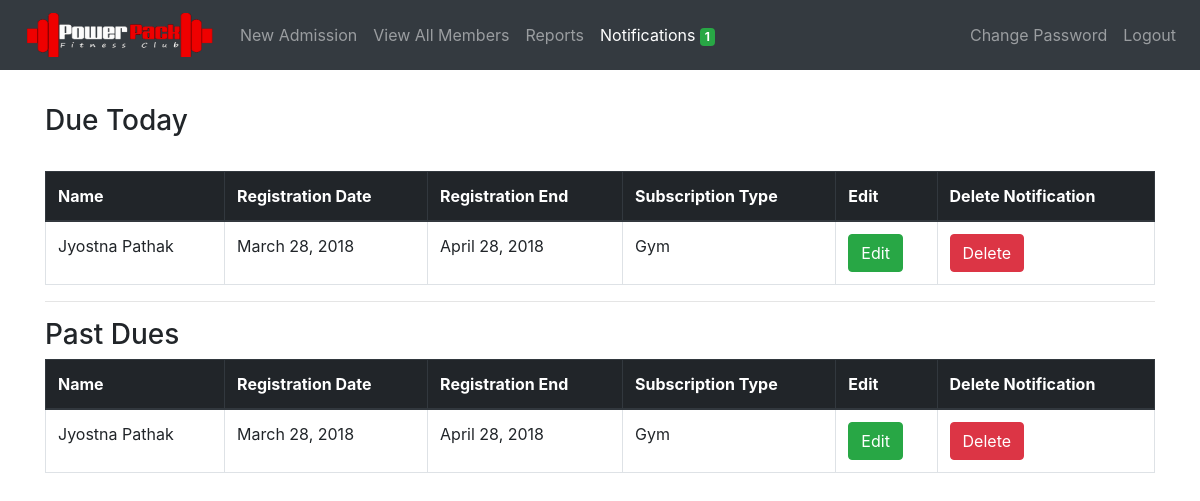
/notifications/ (signed in), run on an earlier commit of the app's database.
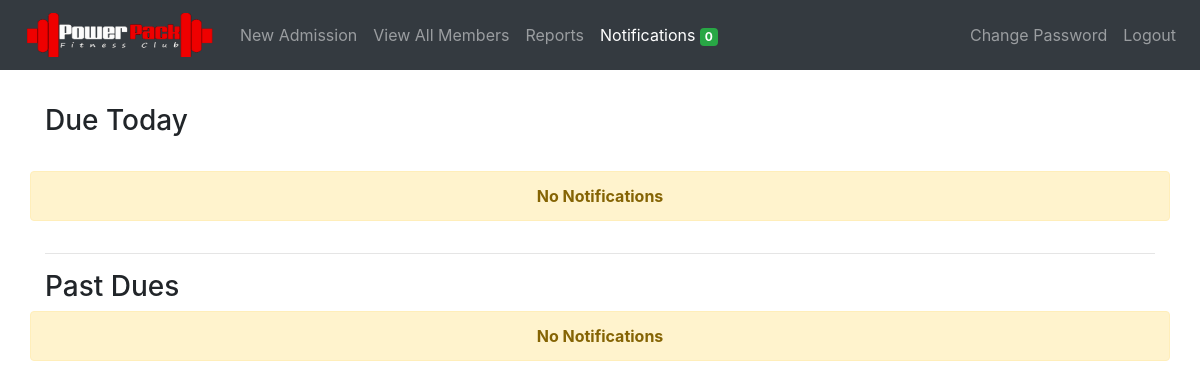
And on a later commit of the database.
### members/models.py (models this page shows, shortened)
class Member(models.Model):
	member_id = models.AutoField(primary_key=True)
	first_name = models.CharField(max_length=50)
	last_name = models.CharField(max_length=50)
	mobile_number = models.CharField(max_length=10, unique=True)
	email = models.EmailField(null=True, blank=True)
	address = models.CharField(max_length=300, blank=True)
	medical_history = models.CharField(max_length=300, blank=True, default='None')
	admitted_on = models.DateField(auto_now_add=True)
	registration_date = models.DateField()
	registration_upto = models.DateField()
	dob = models.DateField(default='dd/mm/yyyy')
	subscription_type  = models.CharField(
									max_length=30,
									choices=SUBSCRIPTION_TYPE_CHOICES,
									default=SUBSCRIPTION_TYPE_CHOICES[0][0])
	subscription_period = models.CharField(
									max_length=30,
									choices=SUBSCRIPTION_PERIOD_CHOICES,
									default=SUBSCRIPTION_PERIOD_CHOICES[0][0])
	amount = models.CharField(max_length=30)
	fee_status = models.CharField(
								max_length=30,
								choices=FEE_STATUS,
								default=FEE_STATUS[0][0])
	batch = models.CharField(
							max_length=30,
							choices=BATCH,
							default=BATCH[0][0])
	photo = models.FileField(upload_to='photos/', blank=True)
	notification = models.IntegerField(default=2, blank=True)

### notifications/views.py (the view)
# urls.py: path('notifications/', include('notifications.urls')),
def notifications(request):
    run_notifier()
    members_before = Member.objects.filter(
                                        registration_upto__lte=datetime.datetime.now(),
                                        notification=1)
    members_today = Member.objects.filter(
                                        registration_upto__gte=datetime.datetime.now(),
                                        registration_upto__lte=datetime.date.today() + datetime.timedelta(days=1),
                                        notification=1)
    pending = Member.objects.filter(fee_status='pending', notification=1)
    context = {
        'subs_end_today_count': get_notification_count(),
        'members_today': members_today,
        'members_before': members_before | pending,
    }
    return render(request, 'notifications.html', context)

### notifications/config.py (called while the page is built)
def get_notification_count():
    NOTIF_COUNT = Member.objects.filter(
        registration_upto__gte=datetime.datetime.now(),
        registration_upto__lte=datetime.date.today() + datetime.timedelta(days=2),
        notification=1).count()
    return NOTIF_COUNT

### notifications/templates/notifications.html
{% extends 'base.html' %}
{% block content %}
    <h3 style="margin-top: 3%; margin-bottom: 3%">Due Today</h3>
    {% if members_today %}
        <table class="table table-bordered">
            <thead class="thead-dark">
                <tr>
                    <th>Name</th>
                    <th>Registration Date</th>
                    <th>Registration End</th>
                    <th>Subscription Type</th>
                    <th>Edit</th>
                    <th>Delete Notification</th>
                </tr>
            </thead>
            <tbody>
                {% for member in members_today %}
                    <tr>
                        <td>{{ member.first_name }} {{ member.last_name }}</td>
                        <td>{{ member.registration_date }}</td>
                        <td>{{ member.registration_upto }}</td>
                        <td>{{ member.get_subscription_type_display }}</td>
                        <td>
                            <a href="/members/update/{{ member.member_id }}/"><button class="btn btn-success">Edit</button>
                            </a>
                        </td>
                        <td>
                            <a href="/notifications/delete/{{ member.member_id }}/"><button class="btn btn-danger">Delete</button>
                            </a>
                        </td>
                    </tr>
                {% endfor %}
            </tbody>
        </table>
    {% else %}
    <div class="row text-center">
        <div class="alert alert-warning col"> <strong>No Notifications</strong> </div>
    </div>
    {% endif %}
    <hr>
    <h3>Past Dues</h3>
    {% if members_before %}
    <table class="table table-bordered">
        <thead class="thead-dark">
            <tr>
                <th>Name</th>
                <th>Registration Date</th>
                <th>Registration End</th>
                <th>Subscription Type</th>
                <th>Edit</th>
                <th>Delete Notification</th>
            </tr>
        </thead>
        <tbody>
            {% for member in members_before %}
                <tr>
                    <td>{{ member.first_name }} {{ member.last_name }}</td>
                    <td>{{ member.registration_date }}</td>
                    <td>{{ member.registration_upto }}</td>
                    <td>{{ member.get_subscription_type_display }}</td>
                    <td>
                        <a href="/members/update/{{ member.member_id }}/"><button class="btn btn-success">Edit</button>
                        </a>
                    </td>
                    <td>
                        <a href="/notifications/delete/{{ member.member_id }}/"><button class="btn btn-danger">Delete</button>
                        </a>
                    </td>
                </tr>
            {% endfor %}
        </tbody>
    </table>
    {% else %}
    <div class="row text-center">
        <div class="alert alert-warning col"> <strong>No Notifications</strong> </div>
    </div>
    {% endif %}
{% endblock %}

What changed in the data, as far as the page shows it:
no longer on this page (row edited): Member: first_name "Jyostna", last_name "Pathak", registration_date "March 28, 2018", registration_upto "April 28, 2018", subscription_type "Gym"
Also different on the page:
{{ subs_end_today_count }}: "1" → "0"
text no longer shown: "Name Registration Date Registration End Subscription Type Edit Delete Notification Name Registration Date Registration End Subscription Type Edit Delete Notification"
text now shown: "No Notifications No Notifications"
